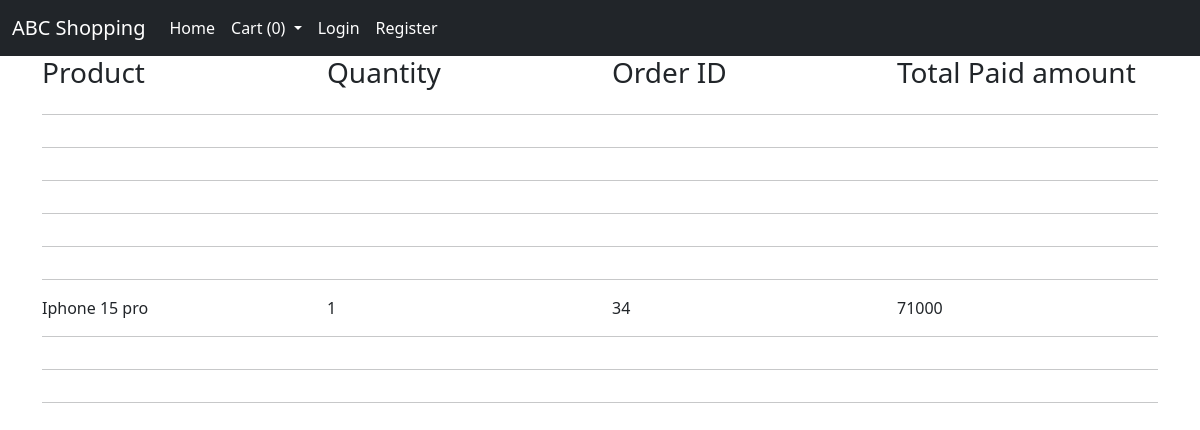
Screenshot of /order_details/ with the database file from the repository.
### product/models.py (models this page shows, shortened)
class OrderPlaced(models.Model):
    product = models.ForeignKey(Product, on_delete=models.CASCADE)
    address = models.ForeignKey(Address, on_delete=models.CASCADE, null=True, blank=True)
    total = models.IntegerField()
    quantity = models.IntegerField(default=1)
    cart_id = models.CharField(max_length=100, default="1")
    user = models.ForeignKey(User, on_delete=models.CASCADE, null=True, blank=True)
    def __str__(self):
        return self.cart_id

class Product(models.Model):
    image = models.FileField(upload_to='images/')
    name = models.CharField(max_length=100)
    description = models.TextField()
    price = models.DecimalField(max_digits=10, decimal_places=2)

### product/views.py (the view)
# urls.py: path("order_details/", views.order_details, name = "order_details"),
def order_details(request):
    order_data = []
    cart = models.OrderPlaced.objects.order_by().values("cart_id").distinct()
    print(cart)
    for i in range(0,len(cart)):
        order_id=cart[i]["cart_id"]
        if request.user.is_authenticated:
            order_value = models.OrderPlaced.objects.filter(cart_id=order_id, user = request.user)
            if order_value:
                order_data.append(order_value)
        else:
            order_data.append(models.OrderPlaced.objects.filter(cart_id=order_id, user = None))
    print(order_data)
    return render(request, "product/order_details.html", {
        "order_data":order_data,
        "cart_list": cart_list_items(request),
    })

### product/views.py (called while the page is built)
def cart_list_items(request):
    if request.user.is_authenticated:
        cart_list = models.Cart_added.objects.filter(user = request.user)
    else:
        cart_list = models.Cart_added.objects.filter(user = None)
    return cart_list

### product/templates/product/order_details.html (shortened to what this page needs)
{% extends "base.html" %}
{% block body %}
<div class = "container">
    <div class = "row">
        <div class = "col-md-3">
            <h3>Product</h3>
        </div>
        <div class = "col-md-3">
            <h3>Quantity</h3>
        </div>
        <div class = "col-md-3">
            <h3>Order ID</h3>
        </div>
        <div class = "col-md-3">
            <h3>Total Paid amount</h3>
        </div>
    </div>
    <hr>
    {% for order in order_data  %}
            <div class = "row row-gap-3">
                {% for i in order %}
                <div class = "col-md-3">
                    {{i.product.name}}
                </div>
                <div class = "col-md-3">
                    {{i.quantity}}
                </div>
                <div class = "col-md-3">
                    {{i.cart_id}}
                </div>
                <div class = "col-md-3">
                    {{i.total}}
                </div>
                {% endfor %}
            </div>
        <hr>
    {% endfor %}
</div>
{% endblock  %}

### rows the page displays
OrderPlaced: product.name "Iphone 15 pro", quantity "1", cart_id "34", total "71000"

### other values shown
{{ cart_list|length }} "0"
